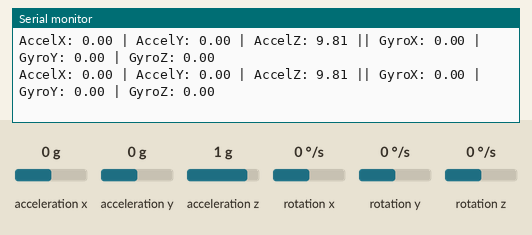
This sketch was run on a simulated ESP32. On the bench: the last lines printed to the serial monitor. Wiring (inferred from the names in the program): MPU-6050 motion sensor at I2C address 0x68. The test bench sets the inputs (shaded band); at power-on: acceleration x 0 g, acceleration y 0 g, acceleration z 1 g, rotation x 0 °/s, rotation y 0 °/s, rotation z 0 °/s.

Above: at 3.2 s.
3.3 s: acceleration x set to -1.4 g
At 3.46 s:
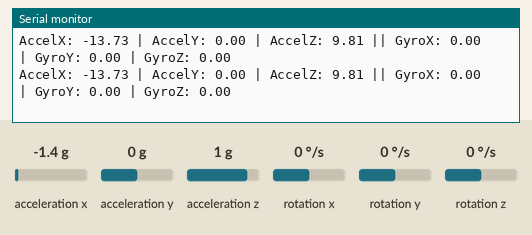
4.8 s: acceleration y set to -1.4 g
At 4.81 s:
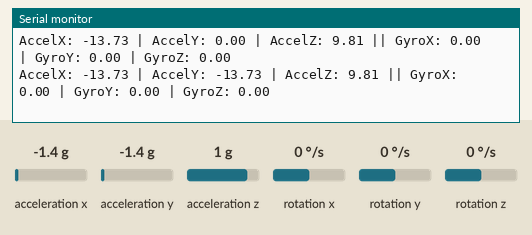
6.3 s: acceleration z set to -1.4 g
At 6.36 s:
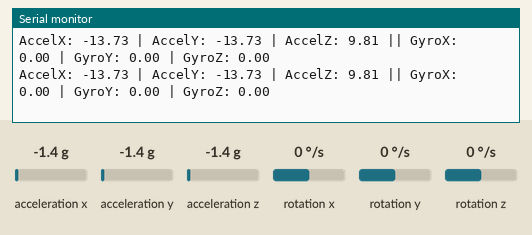
7.8 s: rotation x set to -192 °/s
At 7.82 s:
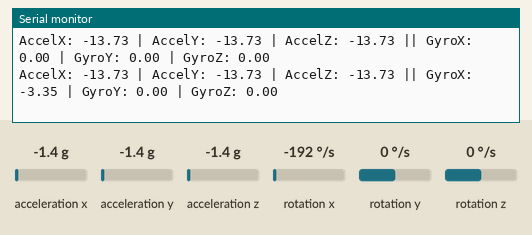
9.3 s: rotation y set to -192 °/s
At 9.38 s:
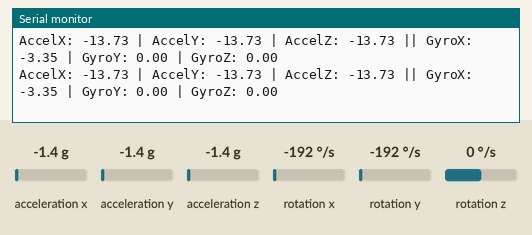

Measured:
- after the input at 3.3 s, the serial monitor: prints a new line after 0.05 s (image 1)
- after the input at 4.8 s, the serial monitor: prints a new line at once (image 2)
- after the input at 7.8 s, the serial monitor: prints a new line at once (image 4)

The sketch:

mpu_test.ino
```cpp
/*
  MPU6050 Single Sensor Test

  Reads the accelerometer and gyroscope data from an MPU6050
  using the Adafruit_MPU6050 library.

  Set your Serial Monitor to 115200 baud.
*/

#include <Wire.h>

#define I2C_SDA_PIN 21
#define I2C_SCL_PIN 22

void setup() {
  Serial.begin(115200);
  delay(2000); // Wait 2 seconds for Serial Monitor to catch up after reset

  Serial.println("\n\n--- Adafruit MPU6050 test! ---");

  Wire.begin(I2C_SDA_PIN, I2C_SCL_PIN);

  // Initialize the MPU6050 with Raw I2C
  setupMPU(0x68);
  Serial.println("MPU6050 Setup Complete!");
}

// --- RAW I2C HELPER FUNCTIONS ---
void setupMPU(uint8_t addr) {
  Wire.beginTransmission(addr);
  Wire.write(0x6B);  // PWR_MGMT_1
  Wire.write(0x00);  // Wake up
  Wire.endTransmission(true);

  Wire.beginTransmission(addr);
  Wire.write(0x1C);  // ACCEL_CONFIG
  Wire.write(0x10);  // 8G
  Wire.endTransmission(true);

  Wire.beginTransmission(addr);
  Wire.write(0x1B);  // GYRO_CONFIG
  Wire.write(0x08);  // 500 deg/s
  Wire.endTransmission(true);

  Wire.beginTransmission(addr);
  Wire.write(0x1A);  // CONFIG
  Wire.write(0x04);  // 21 Hz DLPF
  Wire.endTransmission(true);
}

void readMPU(uint8_t addr, float &ax, float &ay, float &az, float &gx, float &gy, float &gz) {
  Wire.beginTransmission(addr);
  Wire.write(0x3B); // ACCEL_XOUT_H
  Wire.endTransmission(false);
  Wire.requestFrom((uint8_t)addr, (size_t)14, true);

  if (Wire.available() >= 14) {
    int16_t raw_ax = Wire.read() << 8 | Wire.read();
    int16_t raw_ay = Wire.read() << 8 | Wire.read();
    int16_t raw_az = Wire.read() << 8 | Wire.read();
    int16_t raw_t  = Wire.read() << 8 | Wire.read();
    int16_t raw_gx = Wire.read() << 8 | Wire.read();
    int16_t raw_gy = Wire.read() << 8 | Wire.read();
    int16_t raw_gz = Wire.read() << 8 | Wire.read();

    ax = (float)raw_ax * 9.81 / 4096.0;
    ay = (float)raw_ay * 9.81 / 4096.0;
    az = (float)raw_az * 9.81 / 4096.0;
    gx = (float)raw_gx * (3.14159 / 180.0) / 65.5;
    gy = (float)raw_gy * (3.14159 / 180.0) / 65.5;
    gz = (float)raw_gz * (3.14159 / 180.0) / 65.5;
  }
}

void loop() {
  float ax = 0, ay = 0, az = 0, gx = 0, gy = 0, gz = 0;
  readMPU(0x68, ax, ay, az, gx, gy, gz);

  // Print Accelerometer values
  Serial.print("AccelX: ");
  Serial.print(ax);
  Serial.print(" | AccelY: ");
  Serial.print(ay);
  Serial.print(" | AccelZ: ");
  Serial.print(az);

  // Print Gyroscope values
  Serial.print(" || GyroX: ");
  Serial.print(gx);
  Serial.print(" | GyroY: ");
  Serial.print(gy);
  Serial.print(" | GyroZ: ");
  Serial.println(gz);

  delay(100);
}
```
